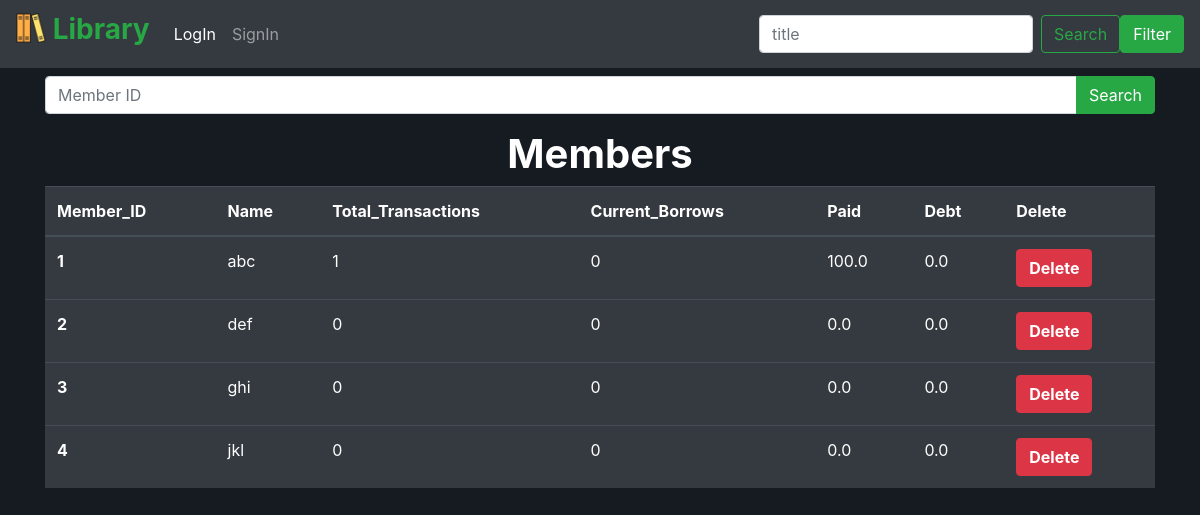
Before: /membersinfo with the older database file.
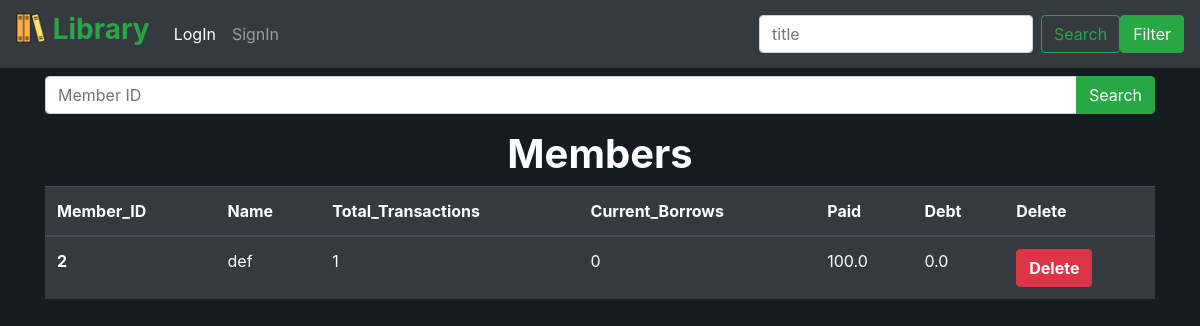
After: the same page with the newer database file.
### src/models.py (models this page shows, shortened)
class members(db.Model):
    id = db.Column('member_id' , db.Integer , primary_key=True)
    name = db.Column(db.String(100) , nullable=False)
    email = db.Column(db.String(100) , nullable=False , unique=True)
    count = db.Column(db.Integer , nullable=False)
    total_transactions = db.Column(db.Integer , nullable=False)
    paid = db.Column(db.Float , nullable=False)
    debt = db.Column(db.Float , nullable=False)

### src/app.py (the view)
@app.route('/membersinfo' , methods=['GET' , 'POST'])
def membersinfo():
    if request.method=="GET":
        if request.args:
            a = members.query.get(request.args.get("memberid"))
            if a is None:
                return render_template("memberinfo.html" , data=[])
            else:
                return render_template("memberinfo.html" , data=[a])
        else:
            return render_template("memberinfo.html" , data=members.query.all())
    else:
        a = members.query.get(request.form.get("member_id"))
        db.session.delete(a)
        db.session.commit()
        return render_template("memberinfo.html" , data=members.query.all())

### src/models.py (called while the page is built)
@event.listens_for(Engine, "connect")
def set_sqlite_pragma(dbapi_connection, connection_record):
    cursor = dbapi_connection.cursor()
    cursor.execute("PRAGMA foreign_keys=ON")
    cursor.close()

### src/templates/memberinfo.html (shortened to what this page needs)
{% extends "base.html" %}
{% block mainbody %}
<div class="container-md">
    <form action="/membersinfo">
        <div class="input-group mb-3">
            <input type="text" class="form-control" placeholder="Member ID" id="memberid" name="memberid">
            <div class="input-group-append">
                <button class="btn btn-success" type="submit">Search</button>
            </div>
        </div>
    </form>
</div>
<center><h1 style="color: white; font-weight: bold;">Members</h1></center>
<div class="container-sm memberinfobody">
    {% if not data|length==0 %}
        <table class="table table-hover table-dark">
            <thead>
                <tr>
                  <th scope="col">Member_ID</th>
                  <th scope="col">Name</th>
                  <th scope="col">Total_Transactions</th>
                  <th scope="col">Current_Borrows</th>
                  <th scope="col">Paid</th>
                  <th scope="col">Debt</th>
                  <th scope="col">Delete</th>
                </tr>
            </thead>
            <tbody>
                {% for i in data %}
                    <tr>
                        <th scope="row">{{ i.id }}</th>
                        <td>{{ i.name }}</td>
                        <td>{{ i.total_transactions }}</td>
                        <td>{{ i.count }}</td>
                        <td>{{ i.paid }}</td>
                        <td>{{ i.debt }}</td>
                        <td>
                            <form action="/membersinfo" method="post">
                                <button type="submit" class="btn btn-danger" style="font-weight: bold;">Delete</button>
                            </form>
                        </td>
                    </tr>
                {% endfor %}
            </tbody>
        </table>
    {% endif %}
</div>
{% endblock %}

### src/templates/base.html (shortened to what this page needs)
<!DOCTYPE html>
<html lang="en">
    <head>
        <link rel="stylesheet" href="https://cdn.jsdelivr.net/npm/bootstrap@4.6.1/dist/css/bootstrap.min.css">
        <link rel="stylesheet" href="/static/css/base.css">
    </head>
    <body>
        {% block navbar %}
            <nav class="navbar navbar-expand-lg navbar-dark bg-dark">
                <a class="navbar-brand" href="/">
                    <h3 style="font-weight: bold; color: #28a745;">
                        <img src="/static/images/books.png" width="30" height="30" class="d-inline-block align-top" alt="">
                        Library
                    </h3>
                </a>
                {% if session['email'] %}
                    <div class="collapse navbar-collapse" id="navbarTogglerDemo02">
                        <ul class="navbar-nav mr-auto mt-2 mt-lg-0">
                            <li class="nav-item active">
                                <a class="nav-link" href="/librarianinfo" style="font-weight: bold;">{{ session['name'] }}<span class="sr-only">(current)</span></a>
                            </li>
                            <li class="nav-item">
                                <a class="nav-link" href="/logout">LogOut</a>
                            </li>
                            <li class="nav-item">
                                <a class="nav-link" href="/signout">SignOut</a>
                            </li>
                            <li class="nav-item">
                                <a class="nav-link" href="/library">Library</a>
                            </li>
                            <li class="nav-item">
                                <a class="nav-link" href="/filterlibrary">FilterLibrary</a>
                            </li>
                            <li class="nav-item">
                                <a class="nav-link" href="/alltransactions">Transactions</a>
                            </li>
                            <li class="nav-item">
                                <a class="nav-link" href="/membersinfo">Members</a>
                            </li>
                            <li class="nav-item">
                                <a class="nav-link" href="/createmember">CreateMembers</a>
                            </li>
                        </ul>
                {% else %}
                    <div class="collapse navbar-collapse" id="navbarTogglerDemo02">
                        <ul class="navbar-nav mr-auto mt-2 mt-lg-0">
                            <li class="nav-item active">
                                <a class="nav-link" href="/login">LogIn<span class="sr-only">(current)</span></a>
                            </li>
                            <li class="nav-item">
                                <a class="nav-link" href="/signin">SignIn</a>
                            </li>
                        </ul>
                {% endif %}
                        <form action="/new_books" class="form-inline my-2 my-lg-0">
                            <input class="form-control mr-sm-2" type="search" placeholder="title" name="title">
                            <button class="btn btn-outline-success my-2 my-sm-0" type="submit">Search</button>
                        </form>
                        <a class="btn btn-success my-2 my-sm-0" href="/filtersearch">Filter</a>
                    </div>
            </nav>
        {% endblock %}
        {% block mainbody %}
        {% endblock %}
    </body>
</html>

### src/static/css/base.css (style rules this page uses)
body { background-color: #161b22; }

Changed rows visible on the page:
removed members: id "1", name "abc", total_transactions "1", count "0", paid "100.0", debt "0.0"
removed members: id "3", name "ghi", total_transactions "0", count "0", paid "0.0", debt "0.0"
removed members: id "4", name "jkl", total_transactions "0", count "0", paid "0.0", debt "0.0"
changed members "def": total_transactions "0" → "1"; paid "0.0" → "100.0"
